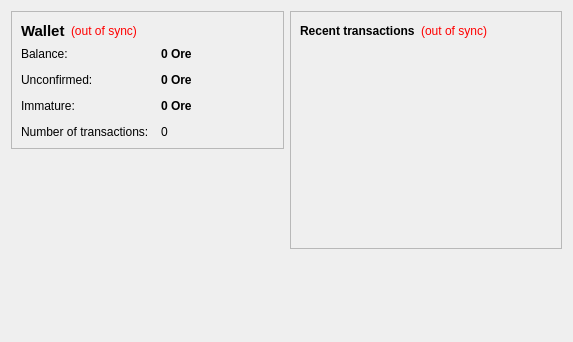
<?xml version="1.0" encoding="UTF-8"?>
<ui version="4.0">
 <class>OverviewPage</class>
 <widget class="QWidget" name="OverviewPage">
  <property name="geometry">
   <rect>
    <x>0</x>
    <y>0</y>
    <width>573</width>
    <height>342</height>
   </rect>
  </property>
  <property name="windowTitle">
   <string>Form</string>
  </property>
  <layout class="QHBoxLayout" name="horizontalLayout" stretch="1,1">
   <item>
    <layout class="QVBoxLayout" name="verticalLayout_2">
     <item>
      <widget class="QFrame" name="frame">
       <property name="frameShape">
        <enum>QFrame::StyledPanel</enum>
       </property>
       <property name="frameShadow">
        <enum>QFrame::Raised</enum>
       </property>
       <layout class="QVBoxLayout" name="verticalLayout_4">
        <item>
         <layout class="QHBoxLayout" name="horizontalLayout_4">
          <item>
           <widget class="QLabel" name="label_5">
            <property name="font">
             <font>
              <pointsize>11</pointsize>
              <weight>75</weight>
              <bold>true</bold>
             </font>
            </property>
            <property name="text">
             <string>Wallet</string>
            </property>
           </widget>
          </item>
          <item>
           <widget class="QLabel" name="labelWalletStatus">
            <property name="toolTip">
             <string>The displayed information may be out of date. Your wallet automatically synchronizes with the Bitore network after a connection is established, but this process has not completed yet.</string>
            </property>
            <property name="styleSheet">
             <string notr="true">QLabel { color: red; }</string>
            </property>
            <property name="text">
             <string notr="true">(out of sync)</string>
            </property>
            <property name="alignment">
             <set>Qt::AlignLeading|Qt::AlignLeft|Qt::AlignVCenter</set>
            </property>
           </widget>
          </item>
          <item>
           <spacer name="horizontalSpacer_2">
            <property name="orientation">
             <enum>Qt::Horizontal</enum>
            </property>
            <property name="sizeHint" stdset="0">
             <size>
              <width>40</width>
              <height>20</height>
             </size>
            </property>
           </spacer>
          </item>
         </layout>
        </item>
        <item>
         <layout class="QFormLayout" name="formLayout_2">
          <property name="fieldGrowthPolicy">
           <enum>QFormLayout::AllNonFixedFieldsGrow</enum>
          </property>
          <property name="horizontalSpacing">
           <number>12</number>
          </property>
          <property name="verticalSpacing">
           <number>12</number>
          </property>
          <item row="0" column="0">
           <widget class="QLabel" name="label">
            <property name="text">
             <string>Balance:</string>
            </property>
           </widget>
          </item>
          <item row="0" column="1">
           <widget class="QLabel" name="labelBalance">
            <property name="font">
             <font>
              <weight>75</weight>
              <bold>true</bold>
             </font>
            </property>
            <property name="cursor">
             <cursorShape>IBeamCursor</cursorShape>
            </property>
            <property name="toolTip">
             <string>Your current balance</string>
            </property>
            <property name="text">
             <string notr="true">0 Ore</string>
            </property>
            <property name="textInteractionFlags">
             <set>Qt::LinksAccessibleByMouse|Qt::TextSelectableByKeyboard|Qt::TextSelectableByMouse</set>
            </property>
           </widget>
          </item>
          <item row="1" column="0">
           <widget class="QLabel" name="label_3">
            <property name="text">
             <string>Unconfirmed:</string>
            </property>
           </widget>
          </item>
          <item row="1" column="1">
           <widget class="QLabel" name="labelUnconfirmed">
            <property name="font">
             <font>
              <weight>75</weight>
              <bold>true</bold>
             </font>
            </property>
            <property name="cursor">
             <cursorShape>IBeamCursor</cursorShape>
            </property>
            <property name="toolTip">
             <string>Total of transactions that have yet to be confirmed, and do not yet count toward the current balance</string>
            </property>
            <property name="text">
             <string notr="true">0 Ore</string>
            </property>
            <property name="textInteractionFlags">
             <set>Qt::LinksAccessibleByMouse|Qt::TextSelectableByKeyboard|Qt::TextSelectableByMouse</set>
            </property>
           </widget>
          </item>
          <item row="3" column="0">
           <widget class="QLabel" name="label_2">
            <property name="text">
             <string>Number of transactions:</string>
            </property>
           </widget>
          </item>
          <item row="3" column="1">
           <widget class="QLabel" name="labelNumTransactions">
            <property name="toolTip">
             <string>Total number of transactions in wallet</string>
            </property>
            <property name="text">
             <string notr="true">0</string>
            </property>
           </widget>
          </item>
          <item row="2" column="0">
           <widget class="QLabel" name="labelImmatureText">
            <property name="text">
             <string>Immature:</string>
            </property>
           </widget>
          </item>
          <item row="2" column="1">
           <widget class="QLabel" name="labelImmature">
            <property name="font">
             <font>
              <weight>75</weight>
              <bold>true</bold>
             </font>
            </property>
            <property name="toolTip">
             <string>Mined balance that has not yet matured</string>
            </property>
            <property name="text">
             <string notr="true">0 Ore</string>
            </property>
            <property name="textInteractionFlags">
             <set>Qt::LinksAccessibleByMouse|Qt::TextSelectableByKeyboard|Qt::TextSelectableByMouse</set>
            </property>
           </widget>
          </item>
         </layout>
        </item>
       </layout>
      </widget>
     </item>
     <item>
      <spacer name="verticalSpacer">
       <property name="orientation">
        <enum>Qt::Vertical</enum>
       </property>
       <property name="sizeHint" stdset="0">
        <size>
         <width>20</width>
         <height>40</height>
        </size>
       </property>
      </spacer>
     </item>
    </layout>
   </item>
   <item>
    <layout class="QVBoxLayout" name="verticalLayout_3">
     <item>
      <widget class="QFrame" name="frame_2">
       <property name="frameShape">
        <enum>QFrame::StyledPanel</enum>
       </property>
       <property name="frameShadow">
        <enum>QFrame::Raised</enum>
       </property>
       <layout class="QVBoxLayout" name="verticalLayout">
        <item>
         <layout class="QHBoxLayout" name="horizontalLayout_2">
          <item>
           <widget class="QLabel" name="label_4">
            <property name="text">
             <string>&lt;b&gt;Recent transactions&lt;/b&gt;</string>
            </property>
           </widget>
          </item>
          <item>
           <widget class="QLabel" name="labelTransactionsStatus">
            <property name="toolTip">
             <string>The displayed information may be out of date. Your wallet automatically synchronizes with the Bitore network after a connection is established, but this process has not completed yet.</string>
            </property>
            <property name="styleSheet">
             <string notr="true">QLabel { color: red; }</string>
            </property>
            <property name="text">
             <string notr="true">(out of sync)</string>
            </property>
            <property name="alignment">
             <set>Qt::AlignRight|Qt::AlignTrailing|Qt::AlignVCenter</set>
            </property>
           </widget>
          </item>
          <item>
           <spacer name="horizontalSpacer">
            <property name="orientation">
             <enum>Qt::Horizontal</enum>
            </property>
            <property name="sizeHint" stdset="0">
             <size>
              <width>40</width>
              <height>20</height>
             </size>
            </property>
           </spacer>
          </item>
         </layout>
        </item>
        <item>
         <widget class="QListView" name="listTransactions">
          <property name="styleSheet">
           <string notr="true">QListView { background: transparent; }</string>
          </property>
          <property name="frameShape">
           <enum>QFrame::NoFrame</enum>
          </property>
          <property name="verticalScrollBarPolicy">
           <enum>Qt::ScrollBarAlwaysOff</enum>
          </property>
          <property name="horizontalScrollBarPolicy">
           <enum>Qt::ScrollBarAlwaysOff</enum>
          </property>
          <property name="selectionMode">
           <enum>QAbstractItemView::NoSelection</enum>
          </property>
         </widget>
        </item>
       </layout>
      </widget>
     </item>
     <item>
      <spacer name="verticalSpacer_2">
       <property name="orientation">
        <enum>Qt::Vertical</enum>
       </property>
       <property name="sizeHint" stdset="0">
        <size>
         <width>20</width>
         <height>40</height>
        </size>
       </property>
      </spacer>
     </item>
    </layout>
   </item>
  </layout>
 </widget>
 <resources/>
 <connections/>
</ui>
